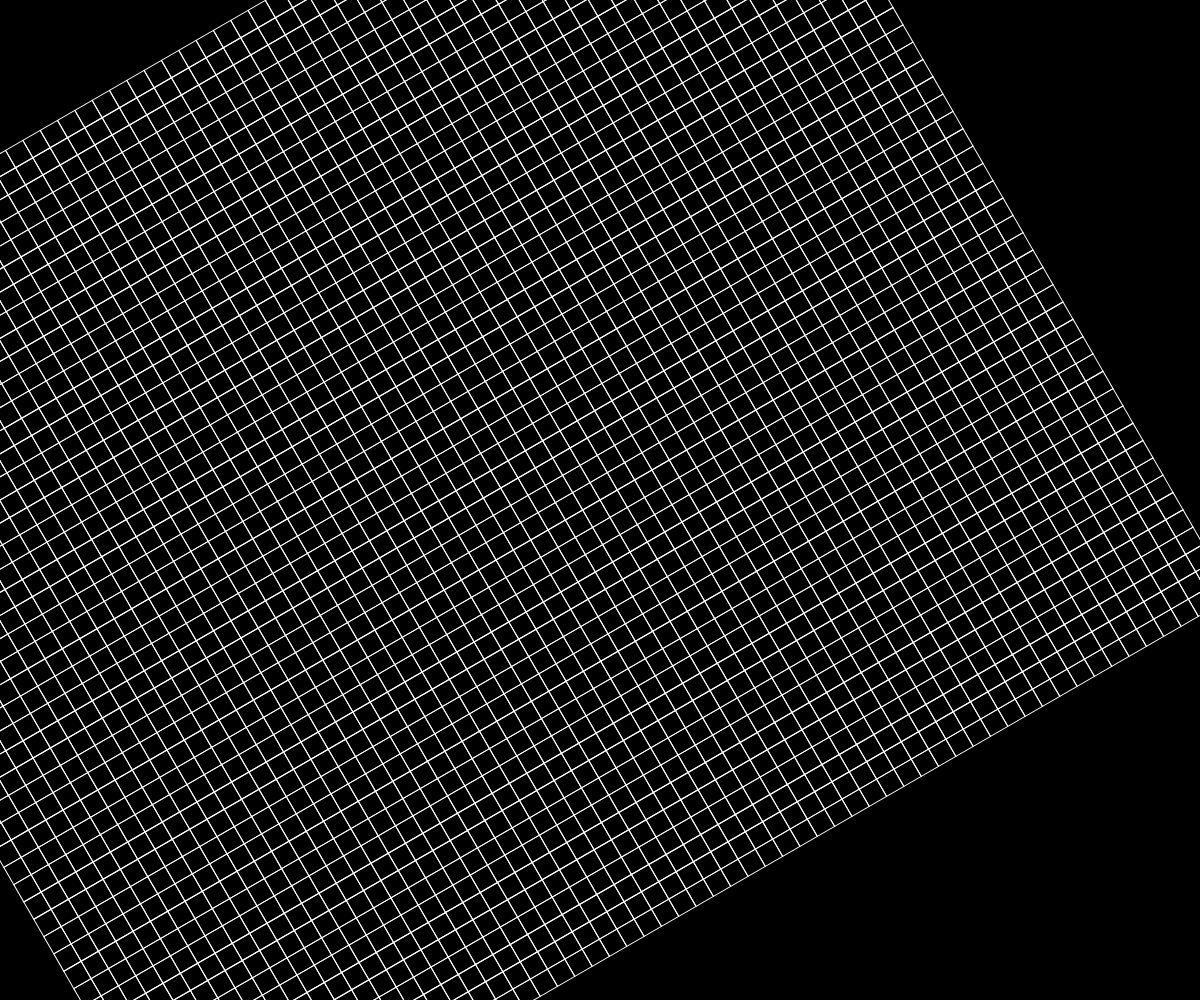
Frame 1 (no input)
Frame 60 (no input): identical to frame 1, image omitted
Frame 120 (the mouse pressed at the canvas centre since frame 60): identical to frame 1, image omitted

The p5.js sketch that drew this single still picture (run headless with seeded random() and noise() and a simulated clock; from frame 60 on, the mouse is pressed at the canvas centre):

// p5.js sketch
// ── sketch.js
var cols = [];
var rows = [];
var scl = 20;

var terrain = [];
function setup() {
	createCanvas(windowWidth, windowHeight);
	cols = width/scl;
	rows = height/scl;
}

function draw() {
	background(0);
			stroke(255);
			noFill();
	translate(width/2, height/2);
	rotate(PI/3);
	translate(-width/2, -height/2);
	for (var y = 0; y < cols; y++){
		//beginShape(TRIANGLE_STRIP);
		for (var x = 0; x < rows; x++){
			//vertex(x+scl, y*scl);
			rect(x*scl, y*scl, scl, scl);
		}
		//endshape();
	}
}
